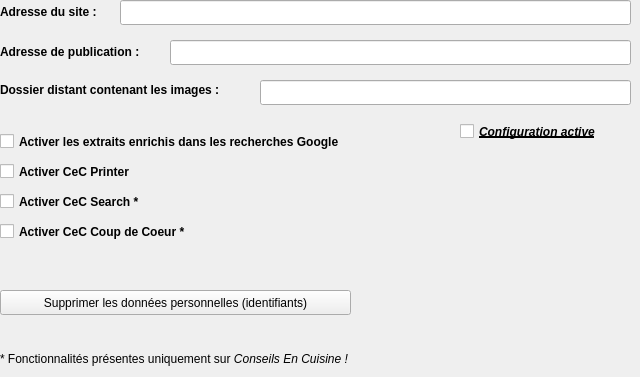
      <widget class="QWidget" name="config1">
       <attribute name="title">
        <string>Config 1</string>
       </attribute>
       <widget class="QLabel" name="labelAdresseSite">
        <property name="geometry">
         <rect>
          <x>0</x>
          <y>0</y>
          <width>121</width>
          <height>25</height>
         </rect>
        </property>
        <property name="text">
         <string>&lt;html&gt;&lt;head/&gt;&lt;body&gt;&lt;p&gt;&lt;span style=&quot; font-weight:600;&quot;&gt;Adresse du site :&lt;/span&gt;&lt;/p&gt;&lt;/body&gt;&lt;/html&gt;</string>
        </property>
       </widget>
       <widget class="QLineEdit" name="lineEditAdressePublication">
        <property name="geometry">
         <rect>
          <x>170</x>
          <y>40</y>
          <width>461</width>
          <height>25</height>
         </rect>
        </property>
       </widget>
       <widget class="QLabel" name="label_2">
        <property name="geometry">
         <rect>
          <x>0</x>
          <y>350</y>
          <width>621</width>
          <height>18</height>
         </rect>
        </property>
        <property name="text">
         <string>* Fonctionnalités présentes uniquement sur &lt;i&gt;Conseils En Cuisine !&lt;/i&gt;</string>
        </property>
       </widget>
       <widget class="QLabel" name="labelDossierDistantImages">
        <property name="geometry">
         <rect>
          <x>0</x>
          <y>80</y>
          <width>271</width>
          <height>21</height>
         </rect>
        </property>
        <property name="text">
         <string>&lt;html&gt;&lt;head/&gt;&lt;body&gt;&lt;p&gt;&lt;span style=&quot; font-weight:600;&quot;&gt;Dossier distant contenant les images :&lt;/span&gt;&lt;/p&gt;&lt;/body&gt;&lt;/html&gt;</string>
        </property>
       </widget>
       <widget class="QCheckBox" name="cecSearch">
        <property name="geometry">
         <rect>
          <x>0</x>
          <y>190</y>
          <width>171</width>
          <height>23</height>
         </rect>
        </property>
        <property name="styleSheet">
         <string notr="true">font-weight: bold;</string>
        </property>
        <property name="text">
         <string>Activer CeC Search *</string>
        </property>
       </widget>
       <widget class="QLineEdit" name="lineEditAdresseSite">
        <property name="geometry">
         <rect>
          <x>120</x>
          <y>0</y>
          <width>511</width>
          <height>25</height>
         </rect>
        </property>
       </widget>
       <widget class="QLabel" name="labelAddressePublication">
        <property name="geometry">
         <rect>
          <x>0</x>
          <y>40</y>
          <width>181</width>
          <height>25</height>
         </rect>
        </property>
        <property name="text">
         <string>&lt;html&gt;&lt;head/&gt;&lt;body&gt;&lt;p&gt;&lt;span style=&quot; font-weight:600;&quot;&gt;Adresse de publication :&lt;/span&gt;&lt;/p&gt;&lt;/body&gt;&lt;/html&gt;</string>
        </property>
       </widget>
       <widget class="QLineEdit" name="lineEditDossierDistantImages">
        <property name="geometry">
         <rect>
          <x>260</x>
          <y>80</y>
          <width>371</width>
          <height>25</height>
         </rect>
        </property>
       </widget>
       <widget class="QCheckBox" name="cecPrinter">
        <property name="geometry">
         <rect>
          <x>0</x>
          <y>160</y>
          <width>161</width>
          <height>23</height>
         </rect>
        </property>
        <property name="styleSheet">
         <string notr="true">font-weight: bold;</string>
        </property>
        <property name="text">
         <string>Activer CeC Printer</string>
        </property>
       </widget>
       <widget class="QCheckBox" name="cecCoupDeCoeur">
        <property name="geometry">
         <rect>
          <x>0</x>
          <y>220</y>
          <width>231</width>
          <height>23</height>
         </rect>
        </property>
        <property name="styleSheet">
         <string notr="true">font-weight: bold;</string>
        </property>
        <property name="text">
         <string>Activer CeC Coup de Coeur *</string>
        </property>
       </widget>
       <widget class="QPushButton" name="buttonOptionsSupprimerDonneesPerso">
        <property name="geometry">
         <rect>
          <x>0</x>
          <y>290</y>
          <width>351</width>
          <height>25</height>
         </rect>
        </property>
        <property name="text">
         <string>Supprimer les données personnelles (identifiants)</string>
        </property>
       </widget>
       <widget class="QCheckBox" name="configActive">
        <property name="geometry">
         <rect>
          <x>460</x>
          <y>120</y>
          <width>171</width>
          <height>23</height>
         </rect>
        </property>
        <property name="font">
         <font>
          <weight>75</weight>
          <italic>true</italic>
          <bold>true</bold>
          <underline>true</underline>
         </font>
        </property>
        <property name="text">
         <string>Configuration active</string>
        </property>
        <property name="checked">
         <bool>false</bool>
        </property>
       </widget>
       <widget class="QCheckBox" name="richSnippets">
        <property name="geometry">
         <rect>
          <x>0</x>
          <y>130</y>
          <width>381</width>
          <height>23</height>
         </rect>
        </property>
        <property name="styleSheet">
         <string notr="true">font-weight: bold;</string>
        </property>
        <property name="text">
         <string>Activer les extraits enrichis dans les recherches Google</string>
        </property>
       </widget>
      </widget>
